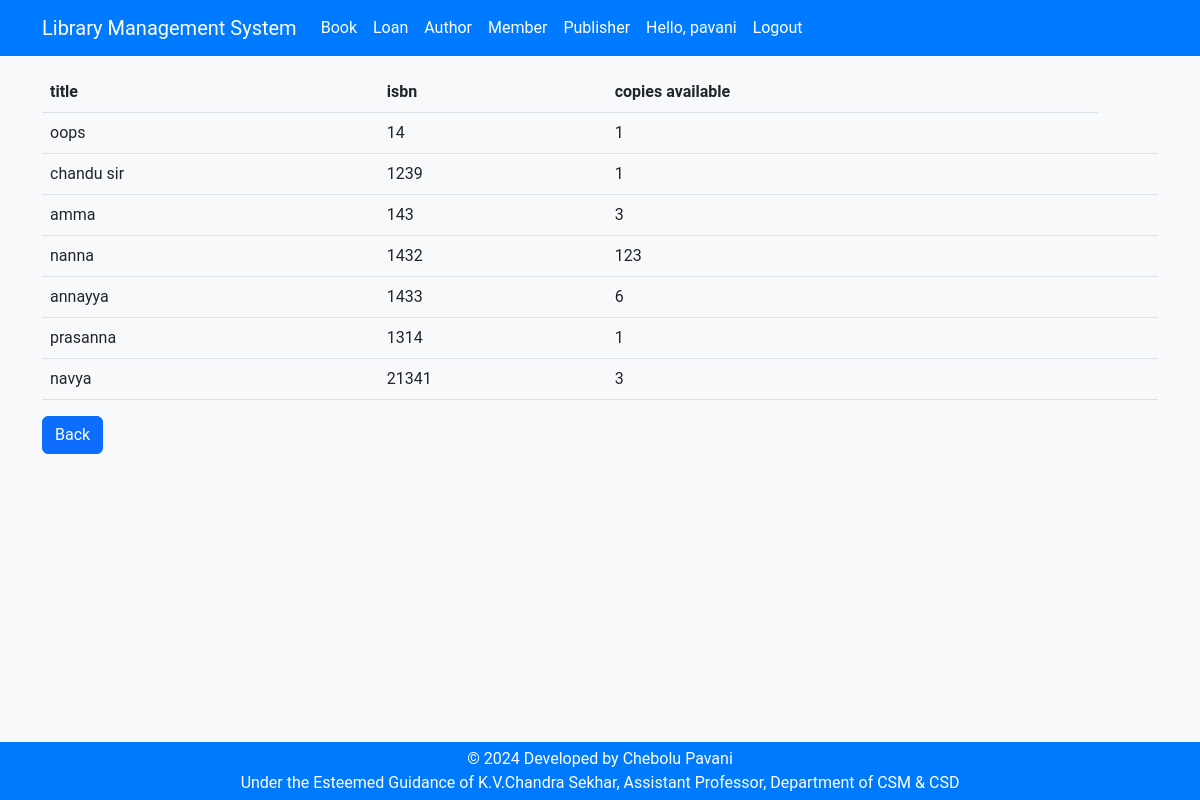
The app's page /books/ (signed in) with its own data.
### books/models.py (models this page shows, shortened)
class Book(models.Model):
    title = models.CharField(max_length=200)
    isbn = models.CharField(max_length=13, unique=True)
    copies_available = models.PositiveIntegerField(default=1)

### librarymanagementsystem/views.py (the view)
# urls.py: path('books/', books, name='books'),
@login_required
def books(request):
    book = Book.objects.all()
    return render(request, "books.html" ,{'book': book})

### templates/books.html (shortened to what this page needs)
{% load static %}
<!DOCTYPE html>
<html lang="en">
<head>
  <link href="{% static 'css/bootstrap.min.css' %}" rel="stylesheet">
  <link href="{% static 'css/styles.css' %}" rel="stylesheet">
</head>
<body>
  {% include 'header.html' %}
  <div class="container">
    <h1 class="text-center mb-4">List of All Books Information</h1>
    <div class="row">
      <div class="col-md-12">
        <table class="table table-hover">
          <thead>
            <tr>
              <th scope="col">title</th>
              <th scope="col">isbn</th>
              <th scope="col">copies available</th>
            </tr>
          </thead>
          <tbody>
            {% block content %}
            {% for b in book %}
            <tr>
              <td>{{b.title}}</td>
              <td>{{b.isbn}}</td>
              <td>{{b.copies_available}}</td>
              <td></td>
            </tr>
            {% endfor %}
            {% endblock %}
          </tbody>
        </table>
      <button onclick="location.href='/'" class="btn btn-primary">Back</button>
      </div>
    </div>
  </div>
  {% include 'footer.html' %}
</body>
</html>

### templates/header.html (shortened to what this page needs)
<header>
  <div class="header">
    <nav class="navbar navbar-expand-lg fixed-top myNav">
      <div class="container">
        <a class="navbar-brand ms-auto" href="/">Library Management System</a>
        <div class="collapse navbar-collapse" id="navbarNav">
          <ul class="navbar-nav">
            <li class="nav-item">
              <a class="nav-link" href="/books/">Book</a>
            </li>
            <li class="nav-item">
              <a class="nav-link" href="/loans/">Loan</a>
            </li>
            <li class="nav-item">
              <a class="nav-link" href="/authors/">Author</a>
            </li>
            <li class="nav-item">
              <a class="nav-link" href="/members/">Member</a>
            </li>
            <li class="nav-item">
              <a class="nav-link" href="/publishers/">Publisher</a>
            </li>
            {% if user.is_authenticated %}
              <li class="nav-item"><a class="nav-link" href="#">Hello, {{ user.username}} </a></li>
              <li class="nav-item">
                <a class="nav-link" href="/accounts/logout">Logout</a>
              </li>
            {% endif %}
          </ul>
        </div>
      </div>
    </nav>
  </div>
</header>

### templates/footer.html
<div class="footer">
  <p class="text-center">© 2024 Developed by Chebolu Pavani</p>
  <p class="text-center">Under the Esteemed Guidance of K.V.Chandra Sekhar, Assistant Professor, Department of CSM & CSD</p>
</div>

### static/css/styles.css (style rules this page uses)
body { background-color: #f8f9fa; font-family: 'Roboto', sans-serif; }
.myNav { background-color: #007bff; }
.myNav a { color: #fff; }
.header { display: block; }
.footer { background-color: #007afc; color: #fff; padding: 5px 0; position: fixed; bottom: 0; width: 100%; }
.footer p { margin-bottom: 0; }

### records on screen
Book: title "oops", isbn "14", copies_available "1"
Book: title "chandu sir", isbn "1239", copies_available "1"
Book: title "amma", isbn "143", copies_available "3"
Book: title "nanna", isbn "1432", copies_available "123"
Book: title "annayya", isbn "1433", copies_available "6"
Book: title "prasanna", isbn "1314", copies_available "1"
Book: title "navya", isbn "21341", copies_available "3"

### other values on screen
{{ user.username }} "pavani"
